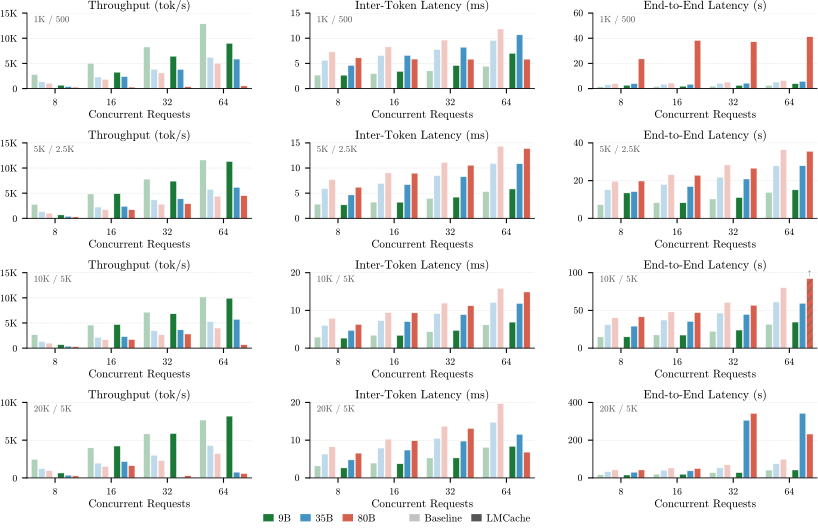

Reproduce this figure in Python.
#!/usr/bin/env python3
"""
lmcache.py — LMCache vs baseline comparison (TP8, all token pairs).
Produces: lmcache.pdf

Layout: 4×3 grid
  Rows: 1K/500 | 5K/2.5K | 10K/5K | 20K/5K
  Cols: Throughput (tok/s) | ITL (ms) | E2E Latency (s)

Bars per concurrency bin (6 total):
  [9B, 35B, 80B] Baseline  |gap|  [9B, 35B, 80B] LMCache

Outlier bars are clipped to the subplot non-outlier max and marked
with hatching + a small annotation showing the true value.
"""

import matplotlib as mpl
import matplotlib.pyplot as plt
import matplotlib.patches as mpatches
from matplotlib.ticker import FuncFormatter
import matplotlib.colors as mc
import numpy as np
import pandas as pd
from pathlib import Path

mpl.rcParams.update({
    'text.usetex': False,
    'font.family': 'serif',
    'mathtext.fontset': 'cm',
    'font.serif': ['cmr10', 'Computer Modern Roman', 'DejaVu Serif'],
    'font.size': 8,
    'axes.labelsize': 8,
    'axes.titlesize': 8.5,
    'xtick.labelsize': 7,
    'ytick.labelsize': 7,
    'legend.fontsize': 7.5,
    'axes.linewidth': 0.6,
    'patch.linewidth': 0.4,
    'figure.dpi': 150,
    'axes.formatter.use_mathtext': True,
})

DATA_DIR = Path.home() / 'git/inference_poc/paper/fig/csv'
OUT_DIR  = Path.home() / 'git/inference_poc/paper/fig'

TP = '8'   # single TP degree for this figure

TOKEN_PAIRS = ['1000_500', '5000_2500', '10000_5000', '20000_5000']
INOUT_LABEL = {
    '1000_500':   '1K / 500',
    '5000_2500':  '5K / 2.5K',
    '10000_5000': '10K / 5K',
    '20000_5000': '20K / 5K',
}

MODELS       = ['9b', '35b', '80b']
MODEL_LABELS = {'9b': '9B', '35b': '35B', '80b': '80B'}

# Vivid but balanced palette — one color per model
MODEL_COLORS = {'9b': '#1b7837', '35b': '#4393c3', '80b': '#d6604d'}
SHADE_BASE   = 1.00   # LMCache — full color
SHADE_LIGHT  = 1.65   # Baseline — washed out
SHADE_REF    = '#555555'

METRICS    = ['tps', 'itl', 'e2e']
COL_TITLES = ['Throughput (tok/s)', 'Inter-Token Latency (ms)', 'End-to-End Latency (s)']

# Outlier registry: metric → {(tp, model, token_pair, is_lmcache): set of concurrencies}.
# Only E2E needs clipping — TPS/ITL values are small bars, not chart-breaking.
OUTLIERS: dict = {
    'e2e': {
        ('8', '80b', '10000_5000', True): {64},        # 344s vs baseline ~80s
    }
}

# Bar geometry: 2 groups (Baseline, LMCache) × 3 models = 6 bars
GROUP_GAP  = 0.08
TOTAL_SPAN = 0.86
BAR_WIDTH  = (TOTAL_SPAN - GROUP_GAP) / 6

_half = (6 * BAR_WIDTH + GROUP_GAP) / 2
OFFSETS = [
    -_half + gi * GROUP_GAP + (gi * 3 + mi + 0.5) * BAR_WIDTH
    for gi in range(2) for mi in range(3)
]


def shade_color(hex_color, factor):
    rgb = np.array(mc.to_rgb(hex_color))
    if factor >= 1:
        return tuple(np.clip(rgb + (1 - rgb) * (factor - 1), 0, 1))
    return tuple(np.clip(rgb * factor, 0, 1))


def parse_col(col):
    """Returns (tp, model, token_pair, is_lmcache) for a kvcache CSV column."""
    p = col.split('_')
    # h200_{model}_fp8_{tp}_{in}_{out}[_lmcache]
    model      = p[1]
    tp         = p[3]
    token_pair = f'{p[4]}_{p[5]}'
    is_lmcache = len(p) > 6 and p[6] == 'lmcache'
    return tp, model, token_pair, is_lmcache


def load(path):
    df = pd.read_csv(path)
    return df[[c for c in df.columns if c.strip() and not c.startswith('Unnamed')]]


def fix_ylim(ax):
    """Snap y upper limit to the first major tick strictly above the tallest bar."""
    ax.set_ylim(bottom=0)
    if not ax.patches:
        return
    data_max = max(p.get_height() for p in ax.patches)
    if data_max <= 0:
        return
    ticks = sorted(t for t in ax.get_yticks() if t >= 0)
    above = [t for t in ticks if t > data_max]
    if above:
        ax.set_ylim(0, above[0])
    elif len(ticks) >= 2:
        step = ticks[-1] - ticks[-2]
        ax.set_ylim(0, ticks[-1] + step)
    else:
        ax.set_ylim(0, data_max * 1.25)


def tps_fmt(v, _):
    if v == 0:
        return '0'
    return f'{v/1000:g}K' if v >= 1000 else f'{v:.0f}'


def get_clip_max(df, token_pair, metric):
    """Max non-outlier value across all series for this (TP, token_pair, metric) subplot."""
    metric_outliers = OUTLIERS.get(metric, {})
    vals = []
    for col in df.columns:
        if col == 'concurrency':
            continue
        try:
            t, m, tok, lmc = parse_col(col)
        except (IndexError, ValueError):
            continue
        if t != TP or tok != token_pair:
            continue
        out_set = metric_outliers.get((t, m, tok, lmc), set())
        for conc, v in zip(df['concurrency'], df[col]):
            if conc not in out_set and pd.notna(v) and v > 0:
                vals.append(v)
    return max(vals) if vals else None


def plot_row(axes, files, token_pair):
    for ax, metric in zip(axes, METRICS):
        df     = load(files[metric])
        x_cats = list(df['concurrency'])
        x_pos  = np.arange(len(x_cats))

        clip_max = get_clip_max(df, token_pair, metric)
        metric_outliers = OUTLIERS.get(metric, {})

        for gi, is_lmc in enumerate([False, True]):
            for mi, model in enumerate(MODELS):
                col = next(
                    (c for c in df.columns
                     if c != 'concurrency'
                     and parse_col(c) == (TP, model, token_pair, is_lmc)),
                    None,
                )
                if col is None:
                    continue

                shade   = SHADE_BASE if is_lmc else SHADE_LIGHT
                color   = shade_color(MODEL_COLORS[model], shade)
                offset  = OFFSETS[gi * 3 + mi]
                out_set = metric_outliers.get((TP, model, token_pair, is_lmc), set())

                for xi, conc in enumerate(x_cats):
                    vals = df.loc[df['concurrency'] == conc, col]
                    if len(vals) == 0:
                        continue
                    v      = float(vals.iloc[0])
                    is_out = conc in out_set

                    if is_out and clip_max:
                        # Taller than every unclipped bar so the outlier still reads as the largest
                        h = clip_max * 1.15
                        # hatch.color separates hatch line color from edgecolor so
                        # the bar border stays white (same visual width as regular bars)
                        with mpl.rc_context({'hatch.color': '#666666',
                                             'hatch.linewidth': 0.5}):
                            ax.bar(x_pos[xi] + offset, h,
                                   width=BAR_WIDTH * 0.88,
                                   color=color, hatch='////',
                                   edgecolor='white', linewidth=0.3, zorder=2)
                        # Single arrow only — no value text to avoid title collision
                        ax.text(x_pos[xi] + offset, h * 1.02,
                                '$\\uparrow$',
                                ha='center', va='bottom', fontsize=5,
                                color='#444444', zorder=3)
                    else:
                        ax.bar(x_pos[xi] + offset, v,
                               width=BAR_WIDTH * 0.88,
                               color=color, edgecolor='white',
                               linewidth=0.3, zorder=2)

        ax.set_xticks(x_pos)
        ax.set_xticklabels([str(v) for v in x_cats])
        ax.set_xlim(-0.5, len(x_cats) - 0.5)
        ax.spines[['top', 'right']].set_visible(False)
        ax.grid(axis='y', color='#cccccc', linestyle=':', linewidth=0.4, zorder=0)
        ax.set_axisbelow(True)
        if metric == 'tps':
            ax.yaxis.set_major_formatter(FuncFormatter(tps_fmt))
        fix_ylim(ax)

    for ax in axes:
        ax.text(0.03, 0.97, INOUT_LABEL[token_pair],
                transform=ax.transAxes,
                va='top', ha='left', fontsize=6.5,
                color='#555555', style='italic', zorder=5)


files = {m: DATA_DIR / f'kvcache_{m}.csv' for m in METRICS}

fig, axes = plt.subplots(4, 3, figsize=(8.5, 5.5))

for row_idx, token_pair in enumerate(TOKEN_PAIRS):
    plot_row(axes[row_idx], files, token_pair)

for row_axes in axes:
    for ax, title in zip(row_axes, COL_TITLES):
        ax.set_title(title, pad=3)
    for ax in row_axes:
        ax.set_xlabel('Concurrent Requests', labelpad=2)

fig.subplots_adjust(
    left=0.065, right=0.995,
    top=0.955,  bottom=0.11,
    hspace=0.72, wspace=0.26,
)

# Legend: model color swatches + spacer + Baseline/LMCache shade swatches
h, l = [], []
for model in MODELS:
    h.append(mpatches.Patch(
        facecolor=shade_color(MODEL_COLORS[model], SHADE_BASE), edgecolor='none'))
    l.append(MODEL_LABELS[model])
h.append(mpatches.Patch(visible=False)); l.append('')
h.append(mpatches.Patch(
    facecolor=shade_color(SHADE_REF, SHADE_LIGHT), edgecolor='none'))
l.append('Baseline')
h.append(mpatches.Patch(
    facecolor=shade_color(SHADE_REF, SHADE_BASE), edgecolor='none'))
l.append('LMCache')

fig.legend(h, l, ncol=6, frameon=False,
           handlelength=1.0, handletextpad=0.45, columnspacing=0.9,
           loc='lower center', bbox_to_anchor=(0.5, 0.01))

p = OUT_DIR / 'lmcache.pdf'
fig.savefig(p, bbox_inches='tight', pad_inches=0, dpi=300)
print(f'Saved: {p}')
